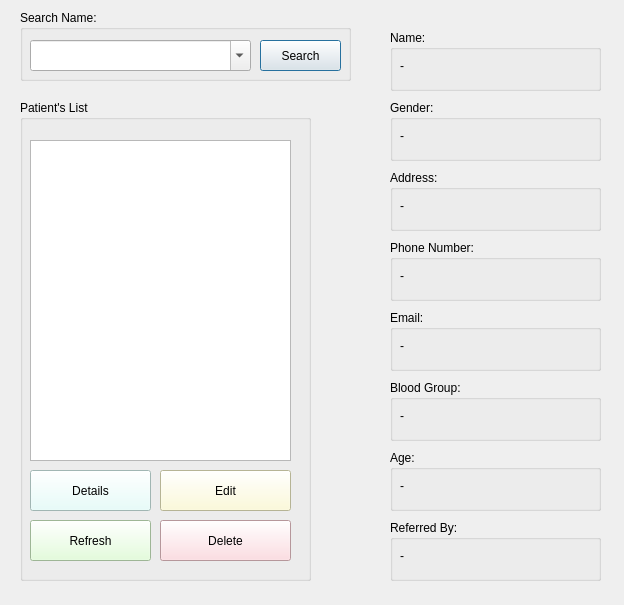
<?xml version="1.0" encoding="UTF-8"?>
<ui version="4.0">
 <class>display_pat_Dialog</class>
 <widget class="QDialog" name="display_pat_Dialog">
  <property name="geometry">
   <rect>
    <x>0</x>
    <y>0</y>
    <width>624</width>
    <height>605</height>
   </rect>
  </property>
  <property name="windowTitle">
   <string>Display Patient's Information</string>
  </property>
  <widget class="QGroupBox" name="groupBox">
   <property name="geometry">
    <rect>
     <x>20</x>
     <y>10</y>
     <width>331</width>
     <height>71</height>
    </rect>
   </property>
   <property name="title">
    <string>Search Name:</string>
   </property>
   <widget class="QComboBox" name="comboBox">
    <property name="geometry">
     <rect>
      <x>10</x>
      <y>30</y>
      <width>221</width>
      <height>31</height>
     </rect>
    </property>
    <property name="editable">
     <bool>true</bool>
    </property>
    <item>
     <property name="text">
      <string/>
     </property>
    </item>
   </widget>
   <widget class="QPushButton" name="pushButton">
    <property name="geometry">
     <rect>
      <x>240</x>
      <y>30</y>
      <width>81</width>
      <height>31</height>
     </rect>
    </property>
    <property name="text">
     <string>Search</string>
    </property>
   </widget>
  </widget>
  <widget class="QGroupBox" name="groupBox_2">
   <property name="geometry">
    <rect>
     <x>390</x>
     <y>30</y>
     <width>211</width>
     <height>61</height>
    </rect>
   </property>
   <property name="title">
    <string>Name:</string>
   </property>
   <widget class="QLabel" name="NAMEE">
    <property name="geometry">
     <rect>
      <x>10</x>
      <y>20</y>
      <width>191</width>
      <height>31</height>
     </rect>
    </property>
    <property name="text">
     <string>-</string>
    </property>
   </widget>
  </widget>
  <widget class="QGroupBox" name="groupBox_3">
   <property name="geometry">
    <rect>
     <x>390</x>
     <y>100</y>
     <width>211</width>
     <height>61</height>
    </rect>
   </property>
   <property name="title">
    <string>Gender:</string>
   </property>
   <widget class="QLabel" name="GENDERE">
    <property name="geometry">
     <rect>
      <x>10</x>
      <y>20</y>
      <width>191</width>
      <height>31</height>
     </rect>
    </property>
    <property name="text">
     <string>-</string>
    </property>
   </widget>
  </widget>
  <widget class="QGroupBox" name="groupBox_4">
   <property name="geometry">
    <rect>
     <x>390</x>
     <y>170</y>
     <width>211</width>
     <height>61</height>
    </rect>
   </property>
   <property name="title">
    <string>Address:</string>
   </property>
   <widget class="QLabel" name="ADDE">
    <property name="geometry">
     <rect>
      <x>10</x>
      <y>20</y>
      <width>191</width>
      <height>31</height>
     </rect>
    </property>
    <property name="text">
     <string>-</string>
    </property>
   </widget>
  </widget>
  <widget class="QGroupBox" name="groupBox_5">
   <property name="geometry">
    <rect>
     <x>390</x>
     <y>240</y>
     <width>211</width>
     <height>61</height>
    </rect>
   </property>
   <property name="title">
    <string>Phone Number:</string>
   </property>
   <widget class="QLabel" name="PHNOE">
    <property name="geometry">
     <rect>
      <x>10</x>
      <y>20</y>
      <width>191</width>
      <height>31</height>
     </rect>
    </property>
    <property name="text">
     <string>-</string>
    </property>
   </widget>
  </widget>
  <widget class="QGroupBox" name="groupBox_6">
   <property name="geometry">
    <rect>
     <x>390</x>
     <y>310</y>
     <width>211</width>
     <height>61</height>
    </rect>
   </property>
   <property name="title">
    <string>Email:</string>
   </property>
   <widget class="QLabel" name="EMAILE">
    <property name="geometry">
     <rect>
      <x>10</x>
      <y>20</y>
      <width>181</width>
      <height>31</height>
     </rect>
    </property>
    <property name="text">
     <string>-</string>
    </property>
   </widget>
  </widget>
  <widget class="QGroupBox" name="groupBox_7">
   <property name="geometry">
    <rect>
     <x>390</x>
     <y>380</y>
     <width>211</width>
     <height>61</height>
    </rect>
   </property>
   <property name="title">
    <string>Blood Group:</string>
   </property>
   <widget class="QLabel" name="BLOODE">
    <property name="geometry">
     <rect>
      <x>10</x>
      <y>20</y>
      <width>181</width>
      <height>31</height>
     </rect>
    </property>
    <property name="text">
     <string>-</string>
    </property>
   </widget>
  </widget>
  <widget class="QGroupBox" name="groupBox_8">
   <property name="geometry">
    <rect>
     <x>390</x>
     <y>450</y>
     <width>211</width>
     <height>61</height>
    </rect>
   </property>
   <property name="title">
    <string>Age:</string>
   </property>
   <widget class="QLabel" name="DOBE">
    <property name="geometry">
     <rect>
      <x>10</x>
      <y>20</y>
      <width>181</width>
      <height>31</height>
     </rect>
    </property>
    <property name="text">
     <string>-</string>
    </property>
   </widget>
  </widget>
  <widget class="QGroupBox" name="groupBox_9">
   <property name="geometry">
    <rect>
     <x>390</x>
     <y>520</y>
     <width>211</width>
     <height>61</height>
    </rect>
   </property>
   <property name="title">
    <string>Referred By:</string>
   </property>
   <widget class="QLabel" name="REFBY">
    <property name="geometry">
     <rect>
      <x>10</x>
      <y>20</y>
      <width>181</width>
      <height>31</height>
     </rect>
    </property>
    <property name="text">
     <string>-</string>
    </property>
   </widget>
  </widget>
  <widget class="QGroupBox" name="groupBox_10">
   <property name="geometry">
    <rect>
     <x>20</x>
     <y>100</y>
     <width>291</width>
     <height>481</height>
    </rect>
   </property>
   <property name="title">
    <string>Patient's List</string>
   </property>
   <widget class="QPushButton" name="pushButton_4">
    <property name="geometry">
     <rect>
      <x>10</x>
      <y>420</y>
      <width>121</width>
      <height>41</height>
     </rect>
    </property>
    <property name="styleSheet">
     <string notr="true">background-color: rgb(221, 255, 210);</string>
    </property>
    <property name="text">
     <string>Refresh</string>
    </property>
    <property name="autoDefault">
     <bool>false</bool>
    </property>
   </widget>
   <widget class="QPushButton" name="pushButton_2">
    <property name="geometry">
     <rect>
      <x>10</x>
      <y>370</y>
      <width>121</width>
      <height>41</height>
     </rect>
    </property>
    <property name="styleSheet">
     <string notr="true">background-color: rgb(225, 255, 251);</string>
    </property>
    <property name="text">
     <string>Details</string>
    </property>
    <property name="autoDefault">
     <bool>false</bool>
    </property>
   </widget>
   <widget class="QListWidget" name="listWidget">
    <property name="geometry">
     <rect>
      <x>10</x>
      <y>40</y>
      <width>261</width>
      <height>321</height>
     </rect>
    </property>
   </widget>
   <widget class="QPushButton" name="pushButton_3">
    <property name="geometry">
     <rect>
      <x>140</x>
      <y>420</y>
      <width>131</width>
      <height>41</height>
     </rect>
    </property>
    <property name="styleSheet">
     <string notr="true">background-color: rgb(255, 211, 217);</string>
    </property>
    <property name="text">
     <string>Delete</string>
    </property>
    <property name="autoDefault">
     <bool>false</bool>
    </property>
   </widget>
   <widget class="QPushButton" name="pushButton_5">
    <property name="geometry">
     <rect>
      <x>140</x>
      <y>370</y>
      <width>131</width>
      <height>41</height>
     </rect>
    </property>
    <property name="styleSheet">
     <string notr="true">background-color: rgb(255, 252, 208);</string>
    </property>
    <property name="text">
     <string>Edit</string>
    </property>
   </widget>
  </widget>
 </widget>
 <resources/>
 <connections/>
</ui>
